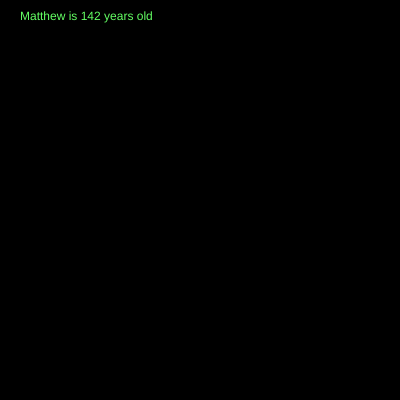
Frame 1 (no input)
Frame 60 (no input): identical to frame 1, image omitted
Frame 120 (the mouse pressed at the canvas centre since frame 60): identical to frame 1, image omitted

The p5.js sketch that drew this single still picture (run headless with seeded random() and noise() and a simulated clock; from frame 60 on, the mouse is pressed at the canvas centre):

// p5.js sketch
// ── sketch.js
let name = ["Joseph", "Matthew", "Sungmin Lee", "Jason", "Camille", "Edi", "Zane", "Kane", "Kyro"];
let age;

function setup() { 
  createCanvas(400, 400);
  age = floor(random(0,200));
   
   background(0);
  fill(100,255,100);
    
    let whichName = floor(random(0,name.length));
    
    
  text(name[whichName] + " is " + age + " years old",20,20);
} 

function draw() { 
    
}

// ── style.css
html {
    background-color: blue;
   
}

body {
    margin: 0;
    padding: 0;
}
